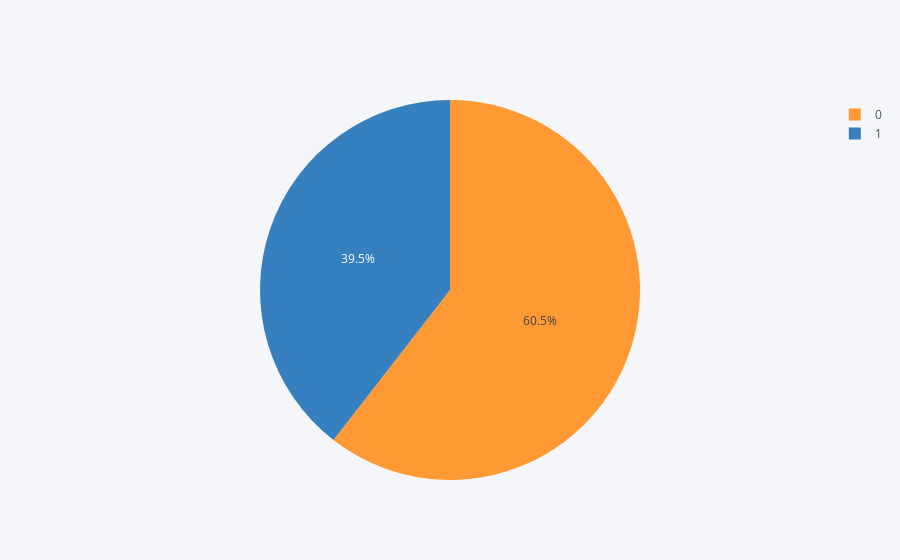

The cell this chart's notebook holds for it:
### Markdown cell above
## Status

### Code cell
temp = data["Status"].value_counts()
df = pd.DataFrame({'labels': temp.index,
                   'values': temp.values
                  })
df.iplot(kind='pie',labels='labels',values='values')

### Figure 1 — Plotly figure (JSON) as saved in the notebook; plotly's stock layout.template omitted (floating-point values rounded to 4 significant figures)
{"data": [{"labels": [0, 1], "marker": {"colors": ["rgba(255, 153, 51, 1.0)", "rgba(55, 128, 191, 1.0)"]}, "name": "", "type": "pie", "values": [4491, 2931]}], "layout": {"legend": {"bgcolor": "#F5F6F9", "font": {"color": "#4D5663"}}, "paper_bgcolor": "#F5F6F9", "plot_bgcolor": "#F5F6F9", "titlefont": {"color": "#4D5663"}}}
